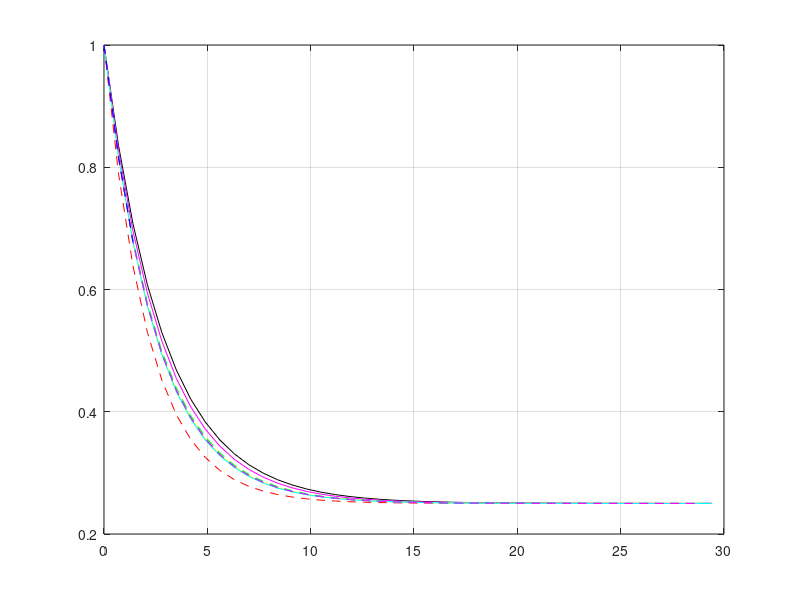

This chart was generated by the following MATLAB code: (Note: this script raises an error after producing the figure.)
% Ejercicio biorreactor

clear all
clc  

% DATOS DEL EJERCICIO

k=0.3;

v=10;

f=1;

cin=1;

C0=1;

h=0.7;

% DATOS ESTABLECIDOS DEL METODO EULER

A=(f*cin)/v;

B=k+(f/v);

ConstInt = C0 - A/B;

t0 = 0;

tf = 30;

t = (t0:h:tf);

n=length(t);

% METODO DE EULER PROGRESIVO

CEP = NaN(size(t));
 
CEP(1) = C0;

 for i=1:n-1
     
  CEP(i+1) = CEP(i) + h*(A-B*CEP(i));
     
 end

plot(t,CEP,'r--')
 grid on
 hold on
 
% EULER REGRESIVO

yi2 = NaN(size(t));

yi2(1)=C0;

for j=1:n-1

 yi2(j+1)=(A*h+yi2(j))/(1+B*h);

end

plot(t,yi2,'k')

%  THETA METODO

THETA=1/5;

ys3 = NaN(size(t));

ys3(1)=C0;

for k=1:n-1
 
 Numerador= ys3(k) + h*(A-(THETA*B*ys3(k)));
 
 Denominador=1+(h*B*(1-THETA));

 ys3(k+1)=Numerador/Denominador;

end

 plot(t,ys3,'m')

% ANALITICA

CA = A/B + ConstInt*exp(-B*t);

plot(t,CA,'y')


% METODOS DE RUNGE KUTTA 


% METODO DE EULER MODIFICADO Y MEJORADO

ys4 = NaN(size(t));

ys4(1)=C0;

ALFA=1;

for l=1:n-1
  
   k1=A-B*(ys4(l));
   
   k2=A-B*(ys4(l)+h*ALFA*k1);
   
  ys4(l+1)=ys4(l)+h*((1-(1/2*ALFA))*k1+(1/2*ALFA)*k2);
end

plot(t,ys4,'g--')

% METODO DE RUNGE KUTTA 3 

ys5 = NaN(size(t));

ys5(1)=C0;

for m=1:n-1
  
   k1=A-B*(ys5(m));
   
   k2=A-B*(ys5(m)+(h/2)*k1);
   
   k3=A-B*(ys5(m)+h*(-k1+2*k2));
   
  ys5(m+1)=ys5(m)+h*((1/6)*k1+(2/3)*k2+(1/6)*k3);
end

plot(t,ys5,'b--')

% METODO DE RUNGE KUTTA 4 

ys6 = NaN(size(t));

ys6(1)=C0;

for p=1:n-1
  
   k1=A-B*(ys6(p));
   
   k2=A-B*(ys6(p)+(h/2)*k1);
   
   k3=A-B*(ys6(p)+(h/2)*k2);
   
   k4=A-B*(ys6(p)+h*k3);
   
  ys6(p+1)=ys6(p)+h*((1/6)*k1+(1/3)*k2+(1/3)*k3+(1/6)*k4);
end

plot(t,ys6,'c--')

% METODOS MULTIPASO


% METODO ADAMS BASHFORTH

ys7 = NaN(size(t));

ys7(1)=C0;

ys7(2)=ys5(2);

ys7(3)=ys5(3);

for q=3:n-1
   
     ys7(q+1)= ys7(q)+(h/12)*(23*(A-B*ys7(q))-16*(A-B*ys7(q-1))+5*(A-B*ys7(q-2)));
  
end

plot(t,ys7,'c')


% METODO ADAMS MOULTON

ys8 = NaN(size(t));

ys8(1)=C0;

ys8(2)=ys6(2);

ys8(3)=ys6(3);


% tenes que declarar implicito para usar ys8(r+1) no ys6(r+1) que seria seguir
% usando otro metodo, siempre tenes que usar ys8

for r=3:n-2
   
ys8(r+1)= ys8(r)+(h/24)*(9*(A-B*ys6(r+1))+19*(A-B*ys6(r))-5*(A-B*ys6(r-1))+(A-B*ys6(r-2)));
  
end

 plot(t,ys8,'m--')
 
%  METODO DE DIFERENCIA REGRESIVA ORDEN 2

ys9 = NaN(size(t));

ys9(1)=C0;

ys9(2)=ys6(2);

%%Idem punto anterior

for s=2:n-1
   
ys9(s+1)= (-1/3)*ys9(s-1)  +  (4/3)*ys9(s)  -  (2/3)*h*(A-B*ys9(s+1));
  
end

 plot(t,ys9,'m--')

% METODO DE DIFERENCIA REGRESIVA ORDEN 3

ys10 = NaN(size(t));

ys10(1)=C0;

ys10(2)=ys6(2);

ys10(3)=ys6(3);

for ul=3:n-1
   
ys10(ul+1)=(11/18)*ys10(ul) -  (9/11)*ys10(ul-1) +  (2/11)*ys10(ul-2) + (6/11)*h*(A-B*ys10(s+1)) ;
  
end

plot(t,ys10,'b--')

[T,ys11]=ode45(@bioreac2,t,1);

plot(t,ys11,'b')

legend('EULER PROGRESIVO','EULER REGRESIVO','THETA METODO','ANALITICA','EULER MODIFICADO Y MEJORADO','METODO DE RUNGE KUTTA 3','METODO DE RUNGE KUTTA 4','METODO ADAMS BASHFORTH','METODO ADAMS MOULTON','METODO DE DIFERENCIA REGRESIVA ORDEN 2','METODO DE DIFERENCIA REGRESIVA ORDEN 3','ODE45') 
